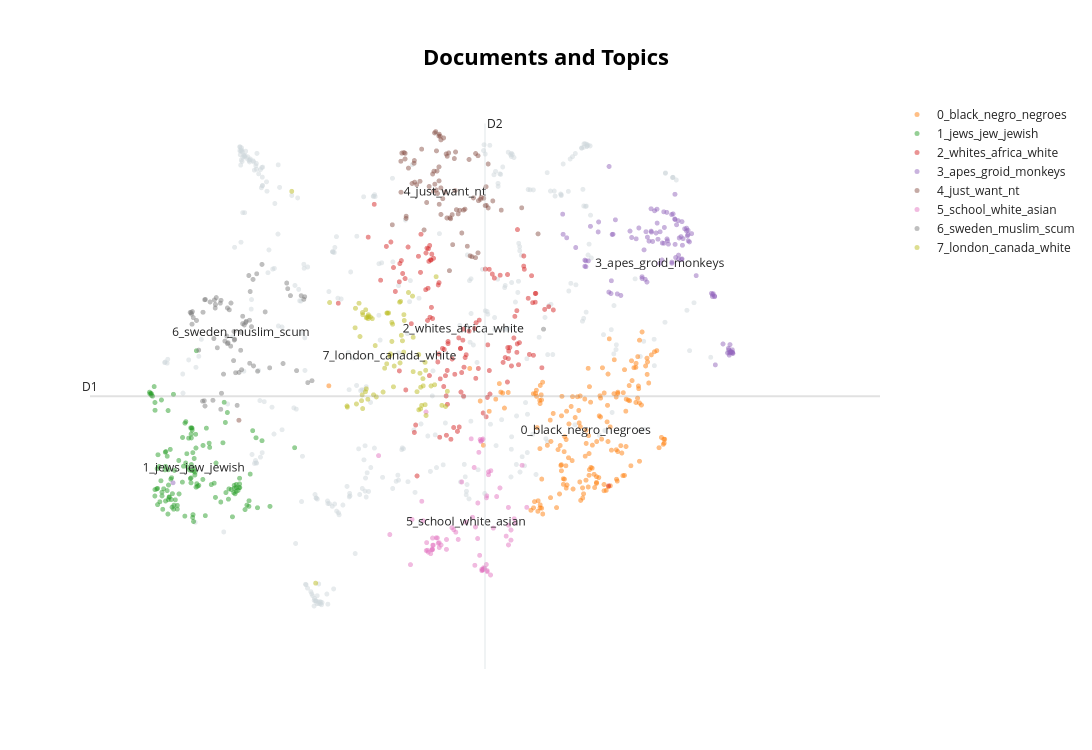

Write notebook code for a chart like this one.
### Code cell
topic_model_hate.visualize_documents(
    docs_hate,
    topics=topics_hate,      # 可选，不传也行
    embeddings=None     # 默认用模型内部 embedding
)
